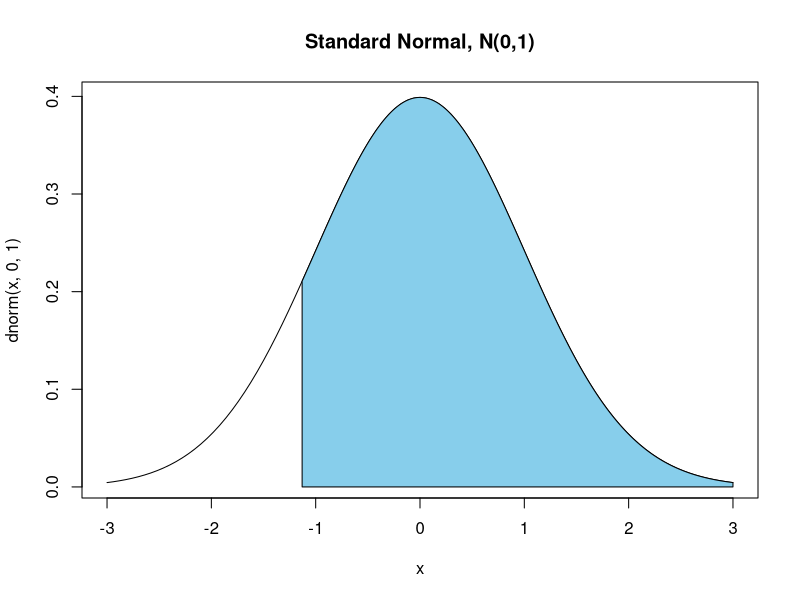
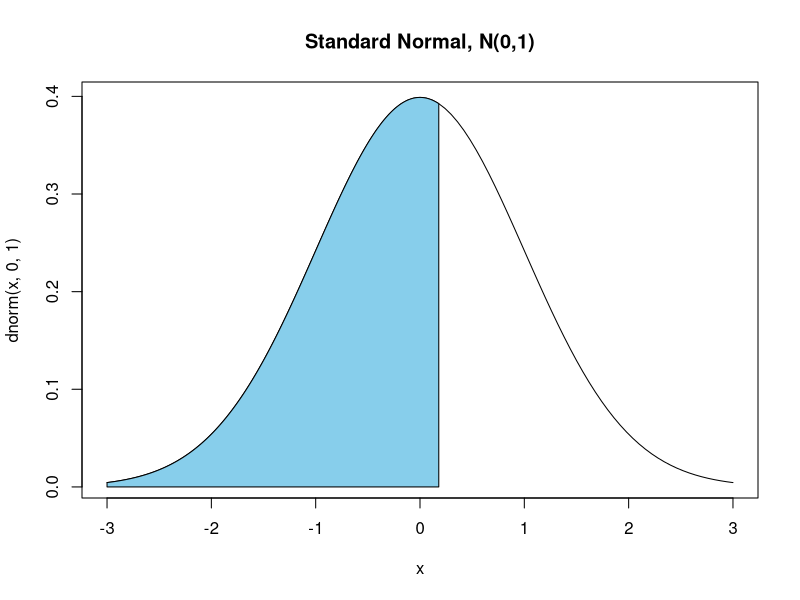
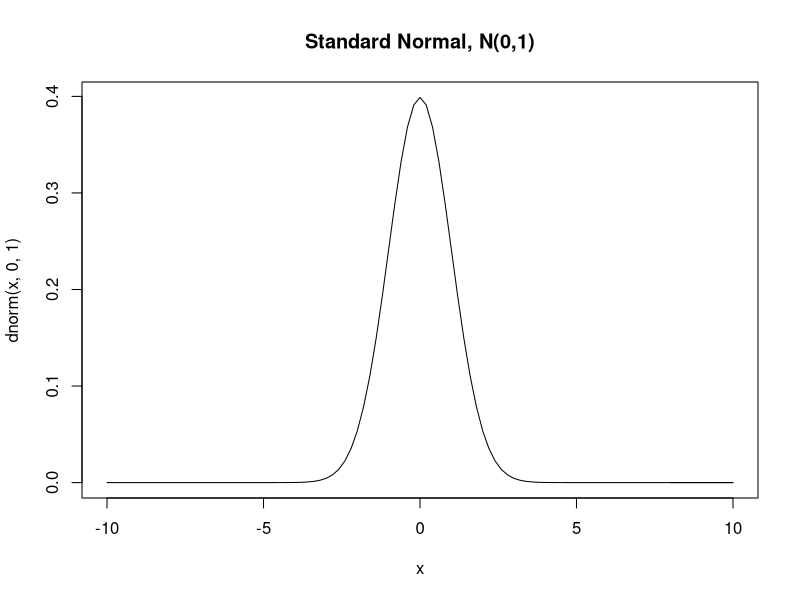
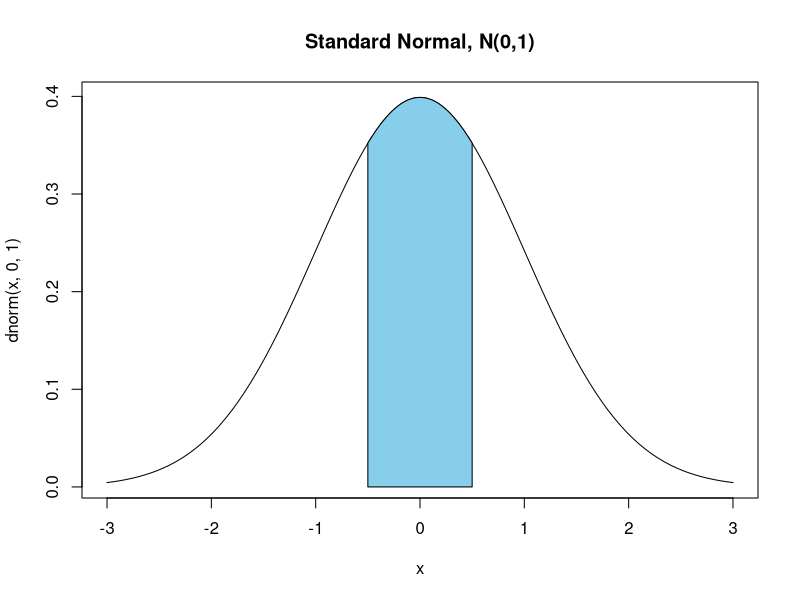
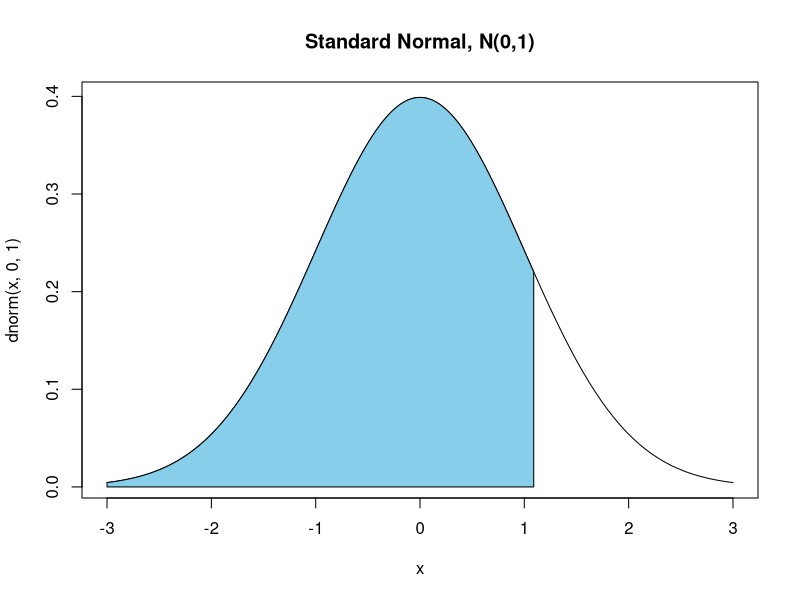
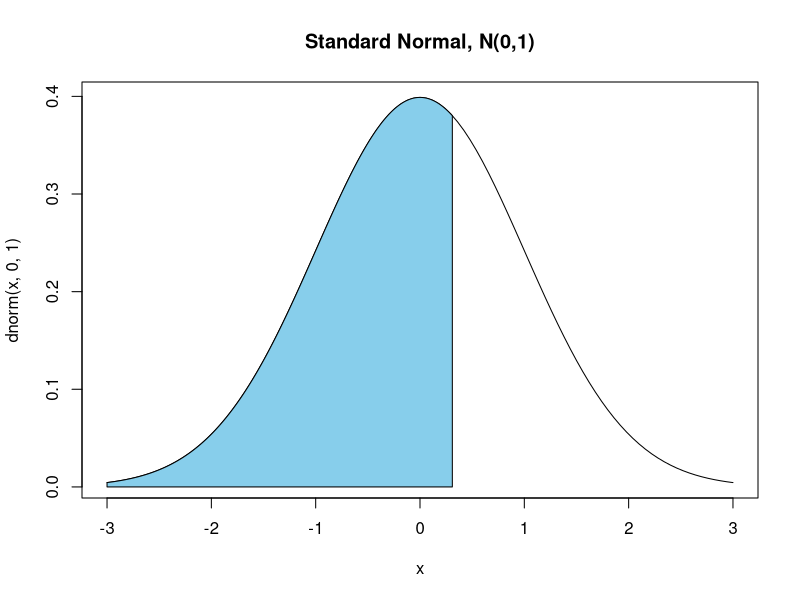
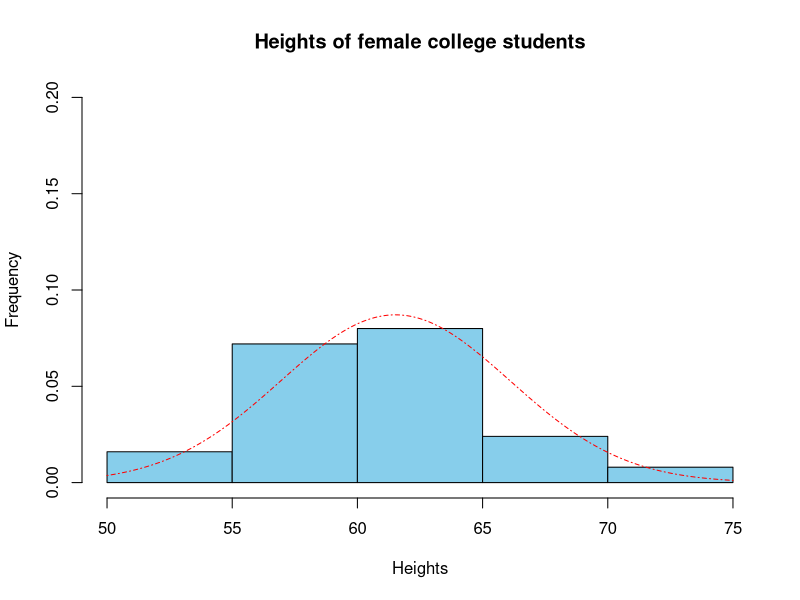
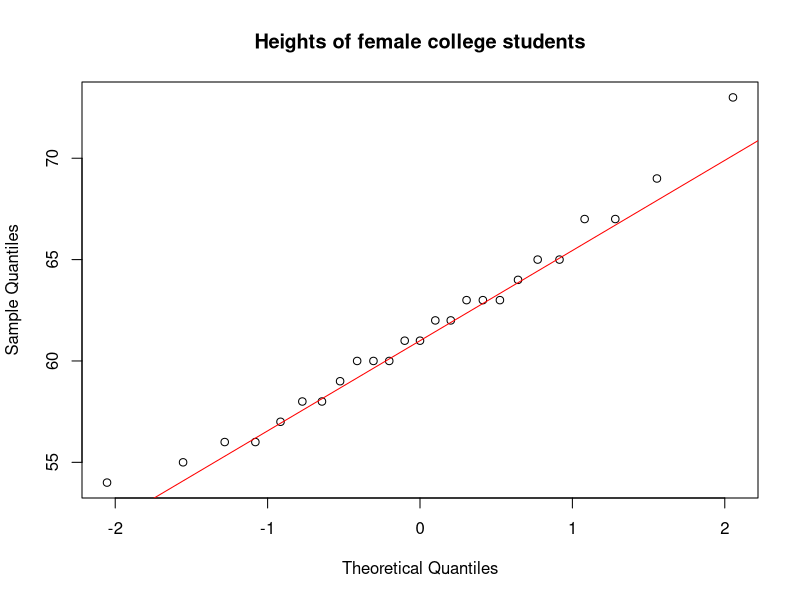

Here is the R script that generated these plots, in order:
## ---- chunk 1
curve(dnorm(x,0,1),xlim=c(-3,3),main="Standard Normal, N(0,1)") 

cord.x <- c(-1.13, seq(-1.13,3,0.01),3) 
cord.y <- c( 0, dnorm(seq(-1.13,3,0.01)),0) 

polygon(cord.x,cord.y,col='skyblue')
## ---- chunk 2
curve(dnorm(x,0,1),xlim=c(-3,3),main="Standard Normal, N(0,1)") 

cord.x <- c(-3, seq(-3,0.18,0.01),0.18) 
cord.y <- c( 0, dnorm(seq(-3,0.18,0.01)),0) 

polygon(cord.x,cord.y,col='skyblue')
## ---- chunk 3
curve(dnorm(x,0,1),xlim=c(-10,10),main="Standard Normal, N(0,1)") 

cord.x <- c(8, seq(8,10,0.01),10) 
cord.y <- c(0, dnorm(seq(8,10,0.01)),0) 

polygon(cord.x,cord.y,col='skyblue')

## ---- chunk 4
curve(dnorm(x,0,1),xlim=c(-3,3),main="Standard Normal, N(0,1)") 

cord.x <- c(-0.5, seq(-0.5,0.5,0.01),0.5) 
cord.y <- c( 0, dnorm(seq(-0.5,0.5,0.01)),0) 

polygon(cord.x,cord.y,col='skyblue')

## ---- chunk 5
x_leo <- 4948    #Leo's finishing time
mu_m_30_34 <- 4313
sd_m_30_34 <- 583

x_mary <- 5513   #Mary's finishing time
mu_w_25_29 <- 5261
sd_w_25_29 <- 807

Z_score_f <- function(x, mu, sd){
# Function to calculate z-score
    if(sd != 0)
  {
    z_temp <- round((x - mu) / sd, 2)
  }else
  {
      z_temp <- NA
  }
  return(z_temp)
}

z_score_leo <- Z_score_f(x_leo, mu_m_30_34, sd_m_30_34)
z_score_mary <- Z_score_f(x_mary, mu_w_25_29, sd_w_25_29)

## ---- chunk 6
curve(dnorm(x,0,1),xlim=c(-3,3),main="Standard Normal, N(0,1)") 

cord.x <- c(-3, seq(-3, z_score_leo,0.01),z_score_leo) 
cord.y <- c( 0, dnorm(seq(-3, z_score_leo,0.01)),0) 

polygon(cord.x,cord.y,col='skyblue')
## ---- chunk 7
curve(dnorm(x,0,1),xlim=c(-3,3),main="Standard Normal, N(0,1)") 

cord.x <- c(-3, seq(-3, z_score_mary,0.01),z_score_mary) 
cord.y <- c( 0, dnorm(seq(-3, z_score_mary,0.01)),0) 

polygon(cord.x,cord.y,col='skyblue')
## ---- chunk 8

heights_college_female <- c(54, 55, 56, 56, 57, 58, 58, 59, 60, 60, 60, 61, 61, 62, 62, 63, 63, 63, 64, 65, 65, 67, 67, 69, 73 )

length(heights_college_female)

mu_heights <- 61.52
st_heights <- 4.58

## ---- chunk 9
range_1st <- c(mu_heights-st_heights, mu_heights + st_heights)

ratio_1st <- round(((sum(heights_college_female >= range_1st[1] & heights_college_female < range_1st[2]) /length(heights_college_female)) * 100),2)
## ---- chunk 10
range_2nd <- c(mu_heights-(2*st_heights), mu_heights + (2*st_heights))

ratio_2nd <- round(((sum(heights_college_female >= range_2nd[1] & heights_college_female < range_2nd[2]) /length(heights_college_female)) * 100),2)

## ---- chunk 11
range_3rd <- c(61.52-(3*4.58), 61.52 + (3*4.58))

ratio_3rd <- round(((sum(heights_college_female >= range_3rd[1] & heights_college_female < range_3rd[2]) /length(heights_college_female)) * 100),2)

## ---- chunk 12
hist(heights_college_female, xlim = c(50, 75), ylim = c(0,0.2), breaks = seq(50, 75,5), xlab = "Heights", ylab = "Frequency", 
     main = "Heights of female college students", prob = TRUE, col = "skyblue")

x <- seq(50, 75, by = 0.1)
y <- dnorm(x, mu_heights, st_heights, log=FALSE)
points(x , y , mu_heights, st_heights, type = "l", col = "red")

qqnorm(heights_college_female, main="Heights of female college students")
qqline(heights_college_female, col = "red")

## ---- chunk 13

p <- 0.02

## ---- chunk 14
(1-p)^9 * p
## ---- chunk 15
(1-p)^100
## ---- chunk 16
mu <- 1/p
sd <- ((1-p)/p^2)^.5
## ---- chunk 17
p2 <- 0.05
mu2 <- 1/p2
sd2 <- ((1-p2)/p2^2)^.5
## ---- chunk 18
p <- 0.51

n <- 3
k <- 2

# probability of 2 of 3 kids are boys.  Choosing 2 out of 3

choose(n,k)*p^k*(1-p)^(n-k)
## ---- chunk 19
3*(p^2*(1-p))
## ---- chunk 20
n<-10
k<-3
p<- 0.15

# negative binomial distribution

choose(n-1,k-1) * p^k * (1-p)^(n-k)

